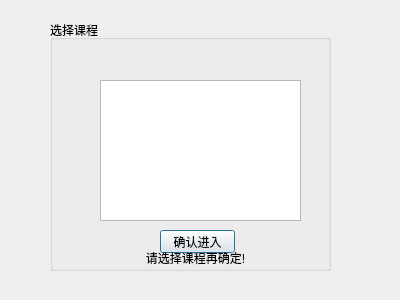
<?xml version="1.0" encoding="UTF-8"?>
<ui version="4.0">
 <class>ChooseCourseDialog</class>
 <widget class="QDialog" name="ChooseCourseDialog">
  <property name="geometry">
   <rect>
    <x>0</x>
    <y>0</y>
    <width>400</width>
    <height>300</height>
   </rect>
  </property>
  <property name="windowTitle">
   <string>Dialog</string>
  </property>
  <widget class="QGroupBox" name="view_choose_course">
   <property name="geometry">
    <rect>
     <x>50</x>
     <y>20</y>
     <width>281</width>
     <height>251</height>
    </rect>
   </property>
   <property name="title">
    <string>选择课程</string>
   </property>
   <widget class="QLabel" name="lb_id_pro">
    <property name="geometry">
     <rect>
      <x>20</x>
      <y>20</y>
      <width>61</width>
      <height>16</height>
     </rect>
    </property>
    <property name="text">
     <string/>
    </property>
    <property name="textFormat">
     <enum>Qt::AutoText</enum>
    </property>
   </widget>
   <widget class="QLabel" name="lb_name_pro">
    <property name="geometry">
     <rect>
      <x>20</x>
      <y>40</y>
      <width>61</width>
      <height>20</height>
     </rect>
    </property>
    <property name="text">
     <string/>
    </property>
    <property name="textFormat">
     <enum>Qt::AutoText</enum>
    </property>
   </widget>
   <widget class="QPushButton" name="btn_test">
    <property name="geometry">
     <rect>
      <x>110</x>
      <y>210</y>
      <width>75</width>
      <height>23</height>
     </rect>
    </property>
    <property name="text">
     <string>确认进入</string>
    </property>
   </widget>
   <widget class="QTableView" name="tableView">
    <property name="geometry">
     <rect>
      <x>50</x>
      <y>60</y>
      <width>201</width>
      <height>141</height>
     </rect>
    </property>
   </widget>
   <widget class="QLabel" name="noChoiceWarning">
    <property name="geometry">
     <rect>
      <x>90</x>
      <y>230</y>
      <width>111</width>
      <height>16</height>
     </rect>
    </property>
    <property name="text">
     <string>请选择课程再确定!</string>
    </property>
    <property name="textFormat">
     <enum>Qt::AutoText</enum>
    </property>
    <property name="alignment">
     <set>Qt::AlignCenter</set>
    </property>
   </widget>
  </widget>
 </widget>
 <resources/>
 <connections/>
</ui>
